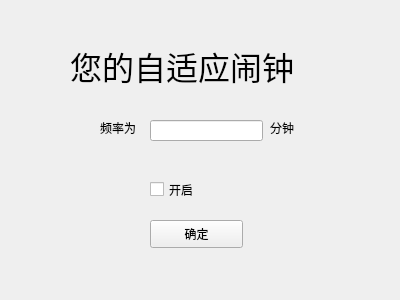
<?xml version="1.0" encoding="UTF-8"?>
<ui version="4.0">
 <class>alarm</class>
 <widget class="QWidget" name="alarm">
  <property name="geometry">
   <rect>
    <x>0</x>
    <y>0</y>
    <width>400</width>
    <height>300</height>
   </rect>
  </property>
  <property name="windowTitle">
   <string>Form</string>
  </property>
  <widget class="QCheckBox" name="checkBox">
   <property name="geometry">
    <rect>
     <x>150</x>
     <y>180</y>
     <width>91</width>
     <height>19</height>
    </rect>
   </property>
   <property name="text">
    <string>开启</string>
   </property>
  </widget>
  <widget class="QLabel" name="label">
   <property name="geometry">
    <rect>
     <x>70</x>
     <y>20</y>
     <width>411</width>
     <height>91</height>
    </rect>
   </property>
   <property name="font">
    <font>
     <family>微软雅黑</family>
     <pointsize>24</pointsize>
    </font>
   </property>
   <property name="text">
    <string>您的自适应闹钟</string>
   </property>
  </widget>
  <widget class="QLineEdit" name="lineEdit">
   <property name="geometry">
    <rect>
     <x>150</x>
     <y>120</y>
     <width>113</width>
     <height>21</height>
    </rect>
   </property>
  </widget>
  <widget class="QLabel" name="label_2">
   <property name="geometry">
    <rect>
     <x>100</x>
     <y>120</y>
     <width>72</width>
     <height>15</height>
    </rect>
   </property>
   <property name="text">
    <string>频率为</string>
   </property>
  </widget>
  <widget class="QLabel" name="label_3">
   <property name="geometry">
    <rect>
     <x>270</x>
     <y>120</y>
     <width>72</width>
     <height>15</height>
    </rect>
   </property>
   <property name="text">
    <string>分钟</string>
   </property>
  </widget>
  <widget class="QPushButton" name="pushButton">
   <property name="geometry">
    <rect>
     <x>150</x>
     <y>220</y>
     <width>93</width>
     <height>28</height>
    </rect>
   </property>
   <property name="text">
    <string>确定</string>
   </property>
  </widget>
 </widget>
 <resources/>
 <connections/>
</ui>
